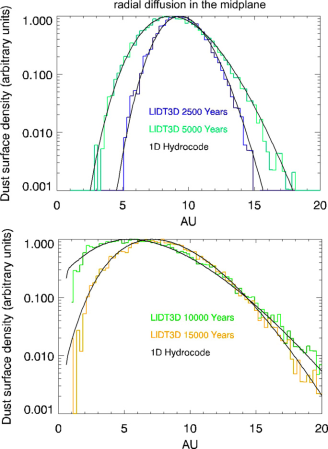
#> input picture test/dust_diffusion/Charnoz_et_al._-_2011_-_THREE-DIMENSIONAL_LAGRANGIAN_TURBULENT_DIFFUSION_O.pdf-use757-272.png, 328 x 449 px
$ jupyter execute --allow-errors plot_dist.ipynb   (shell and % lines are left out)
#> lines starting #> are read from the running program, lines starting #| are printed output that depends on the picture
[cell 1]
import numpy as np
import matplotlib.pyplot as plt
import astropy.units as u
import os
#> (the rest of this cell did not finish here and is left out)

[cell 2]
outdir = "output/dust_diffusion_omp"
#> (the rest of this cell did not finish here and is left out)

[cell 3]
charnoz_plot = "Charnoz_et_al._-_2011_-_THREE-DIMENSIONAL_LAGRANGIAN_TURBULENT_DIFFUSION_O.pdf-use757-272.png"
import cv2
img = cv2.imread(charnoz_plot)
#> img is the input picture: shape (449, 328, 3); mean B, G, R 243.4, 245.3, 243.7
fig, ax = plt.subplots(dpi=150)
early = img[16:191,57:321]
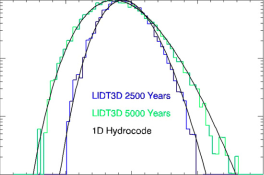
#> early: shape (175, 264, 3); mean B, G, R 245.9, 245.9, 242.5
late = img[239:414,58:321]
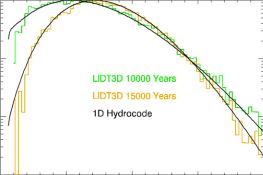
#> late: shape (175, 263, 3); mean B, G, R 241.9, 247.7, 246.1
ax.imshow(late)

[cell 4]
fig, axes = plt.subplots(ncols=2, dpi=150)
for ax in axes:
    ax.set_xlabel(r"$r$ [au]")
    ax.set_ylabel(r"$\Sigma_\mathrm{dust}$")

colors = [f"tab:{c}" for c in ["blue", "orange", "green", "red", "brown", "purple"]]
lss = ["-", ":"]
outputdirs = ["output/dust_diffusion_fix_omp"]


axes[0].imshow(early, extent=[0, 20, -3, 0])
axes[0].set_aspect(20/3)
axes[1].imshow(late, extent=[0, 20, -3, 0])
axes[1].set_aspect(20/3)

#> (the rest of this cell did not finish here and is left out)

[cell 5]
fig, axes = plt.subplots(ncols=2, dpi=150)
for ax in axes:
    ax.set_xlabel(r"$r$ [au]")
    ax.set_ylabel(r"$\Sigma_\mathrm{dust}$")

colors = [f"tab:{c}" for c in ["blue", "orange", "green", "red", "brown", "purple"]]
lss = ["-", ":"]
outputdirs = ["output/dust_diffusion_single",  "output/dust_diffusion_fix_omp"]


#> (the rest of this cell did not finish here and is left out)

$ run again, with test/dust_diffusion/dust_diffusion_comparison.jpg saved as test/dust_diffusion/Charnoz_et_al._-_2011_-_THREE-DIMENSIONAL_LAGRANGIAN_TURBULENT_DIFFUSION_O.pdf-use757-272.png
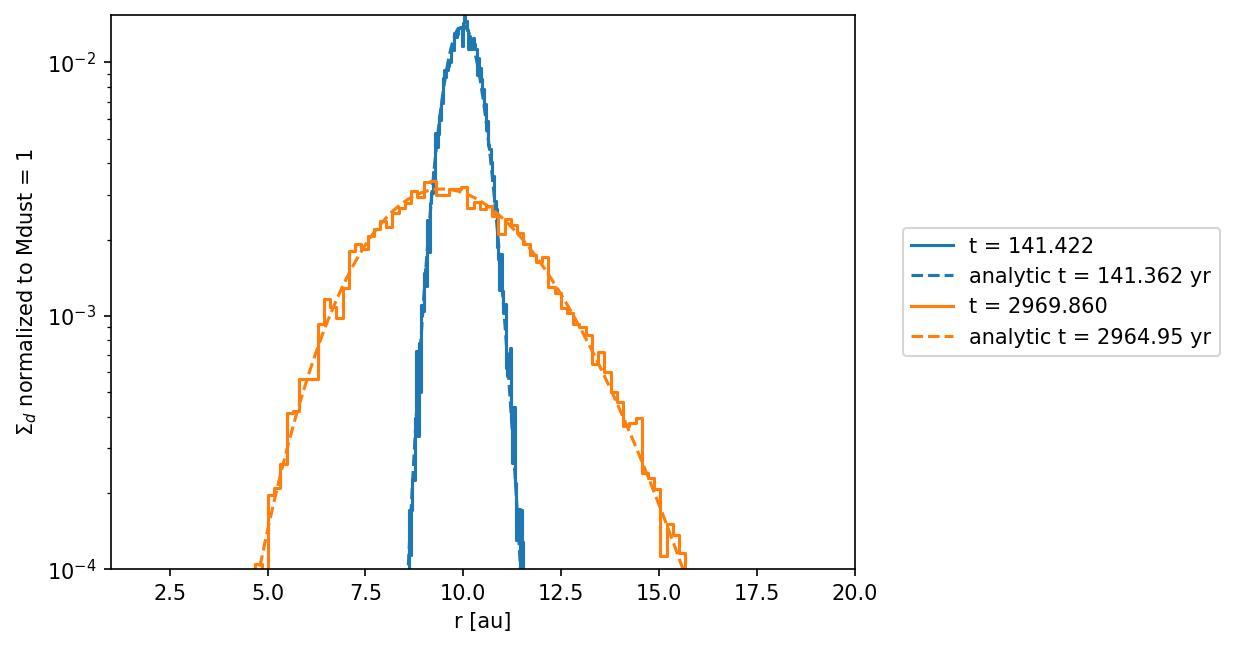
#> input picture test/dust_diffusion/dust_diffusion_comparison.jpg, 1234 x 647 px
#> img is the input picture: shape (647, 1234, 3); mean B, G, R 248.8, 249.4, 249.5
#> `early = img[16:191,57:321]`:
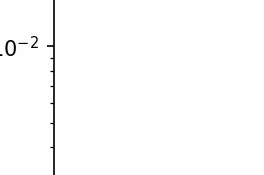
#> early: shape (175, 264, 3); min 0, max 255, mean 252.5
#> `late = img[239:414,58:321]`:
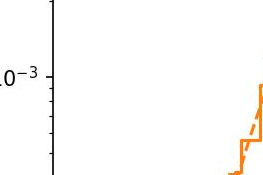
#> late: shape (175, 263, 3); mean B, G, R 249.8, 251.1, 252.2

$ run again, with test/dust_diffusion/dust_diffusion_longterm.jpg saved as test/dust_diffusion/Charnoz_et_al._-_2011_-_THREE-DIMENSIONAL_LAGRANGIAN_TURBULENT_DIFFUSION_O.pdf-use757-272.png
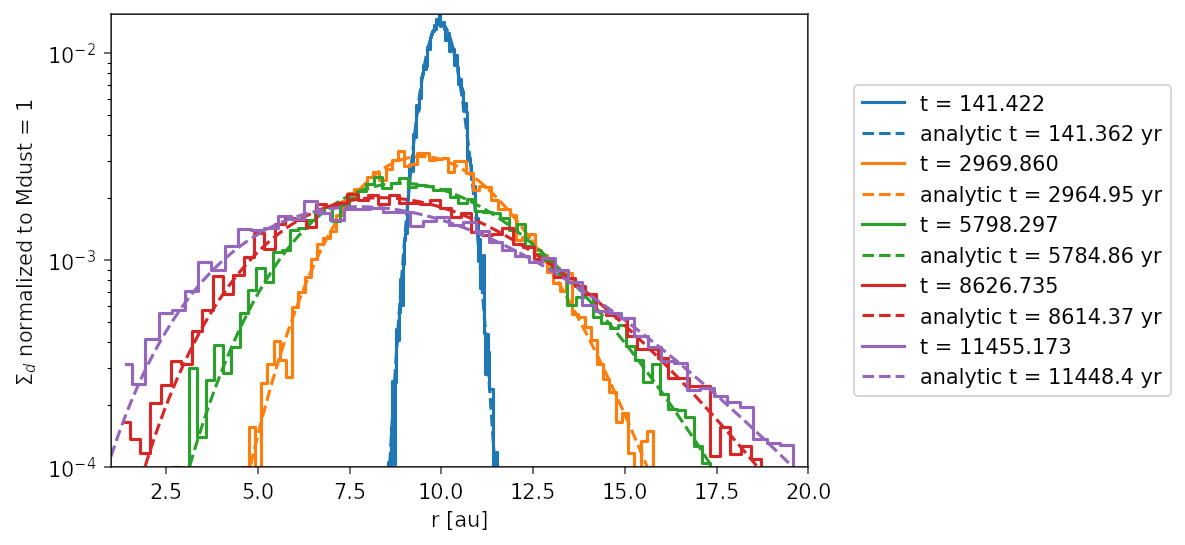
#> input picture test/dust_diffusion/dust_diffusion_longterm.jpg, 1185 x 545 px
#> img is the input picture: shape (545, 1185, 3); mean B, G, R 243.1, 243.9, 245
#> `early = img[16:191,57:321]`:
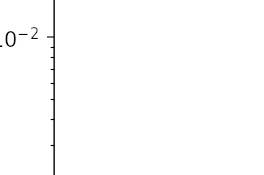
#> early: shape (175, 264, 3); min 0, max 255, mean 253
#> `late = img[239:414,58:321]`:
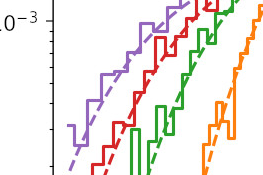
#> late: shape (175, 263, 3); mean B, G, R 230.1, 235, 240.4
